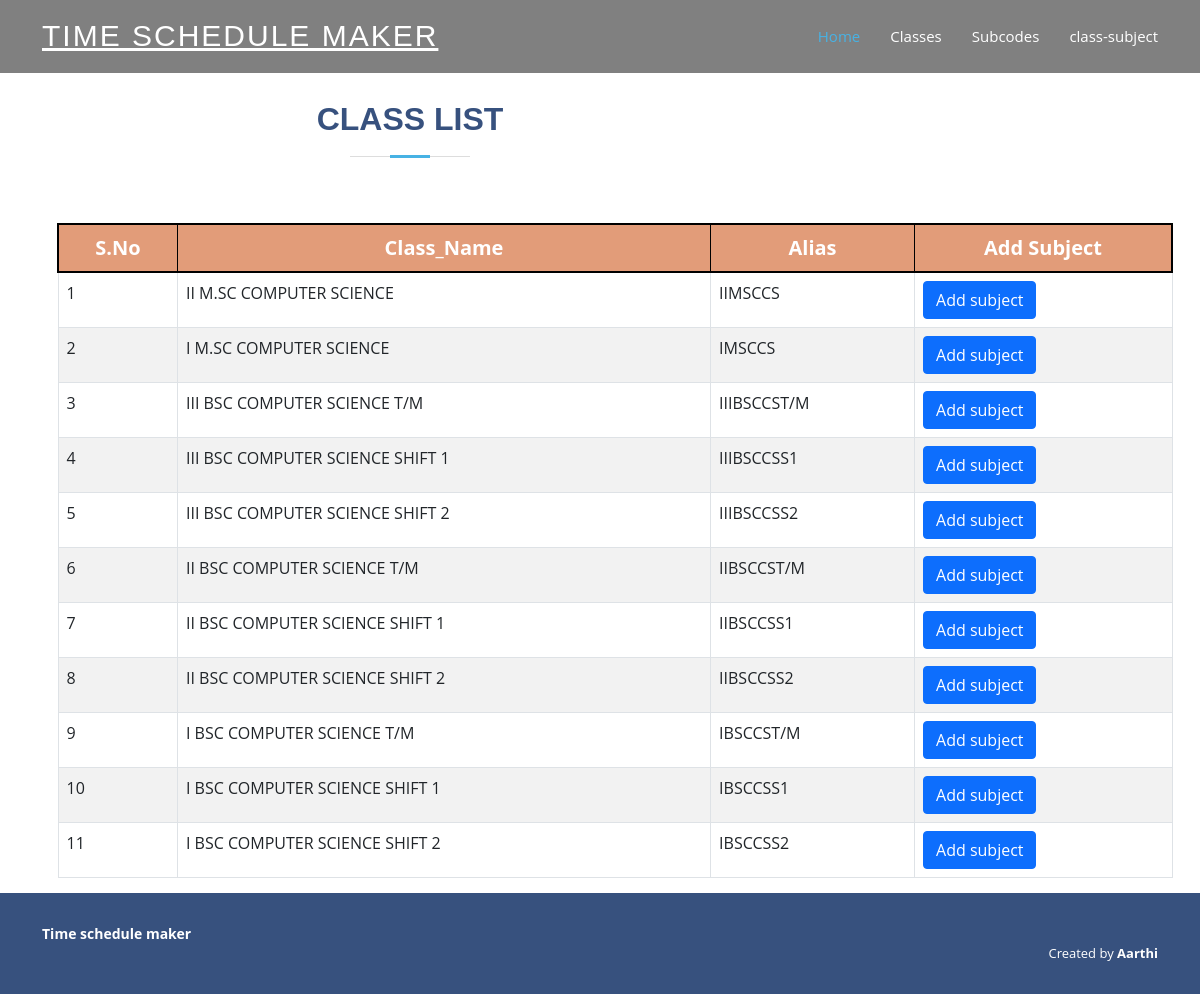
/staff/index.php?info=classes (signed in), run on the app's committed database.
### tables this page shows
CREATE TABLE `classes` (
  `id` int(30) NOT NULL,
  `name` varchar(50) NOT NULL,
  `alias` varchar(30) DEFAULT NULL
);

### staff/classes.php (the view, shortened to what this page needs)
<?php
  extract($_POST);
?>
<div class="container" style="margin-top:100px;">
<div class="row">
          <div class="col-md-8">
          <div class="section-title">
          <h2>Class List</h2>
        </div>
          </div>
          <div class="col-md-4">
          </div>
         </div>
<table class='table table-responsive table-bordered table-striped table-hover' style=margin:15px;>
<tr style="font-size:20px;text-align:center;border:2px solid black;background-color: #EEA47F;color:white;">
    <th>S.No</th>
    <th>Class_Name</th>
    <th>Alias</th>
    <th>Add Subject</th>
  </tr>
  <?php
  $i=1;
	$que=mysqli_query($con,"select * from classes");
	while($row=mysqli_fetch_array($que))
	{
  ?>
  <tr>
    <td><?php echo $i;?></td>
    <td><?php echo $row['name'];?></td>
    <td><?php echo $row['alias'];?></td>
    <td>
    <a href="index.php?info=add_subject&class_id=<?php echo$row['id']?>" class="btn btn-primary">Add subject</a>
</td>
  </tr>
  <?php
  $i++;
  }
  ?>
</table>
</div>

### assets/css/style.css (style rules this page uses)
body { font-family: "Open Sans", sans-serif; color: #444444; }
a { color: #47b2e4; text-decoration: none; }
h1, h2, h3, h4, h5, h6 { font-family: "Jost", sans-serif; }
.section-title { text-align: center; padding-bottom: 30px; }
.section-title h2 { font-size: 32px; font-weight: bold; text-transform: uppercase; margin-bottom: 20px; padding-bottom: 20px; position: relative; color: #37517e; }
.section-title h2::before { content: ""; position: absolute; display: block; width: 120px; height: 1px; background: #ddd; bottom: 1px; left: calc(50% - 60px); }
.section-title h2::after { content: ""; position: absolute; display: block; width: 40px; height: 3px; background: #47b2e4; bottom: 0; left: calc(50% - 20px); }

### data on the page
classes: name "II M.SC COMPUTER SCIENCE", alias "IIMSCCS"
classes: name "I M.SC COMPUTER SCIENCE", alias "IMSCCS"
classes: name "III BSC COMPUTER SCIENCE T/M", alias "IIIBSCCST/M"
classes: name "III BSC COMPUTER SCIENCE SHIFT 1", alias "IIIBSCCSS1"
classes: name "III BSC COMPUTER SCIENCE SHIFT 2", alias "IIIBSCCSS2"
classes: name "II BSC COMPUTER SCIENCE T/M", alias "IIBSCCST/M"
classes: name "II BSC COMPUTER SCIENCE SHIFT 1", alias "IIBSCCSS1"
classes: name "II BSC COMPUTER SCIENCE SHIFT 2", alias "IIBSCCSS2"
classes: name "I BSC COMPUTER SCIENCE T/M", alias "IBSCCST/M"
classes: name "I BSC COMPUTER SCIENCE SHIFT 1", alias "IBSCCSS1"
classes: name "I BSC COMPUTER SCIENCE SHIFT 2", alias "IBSCCSS2"
